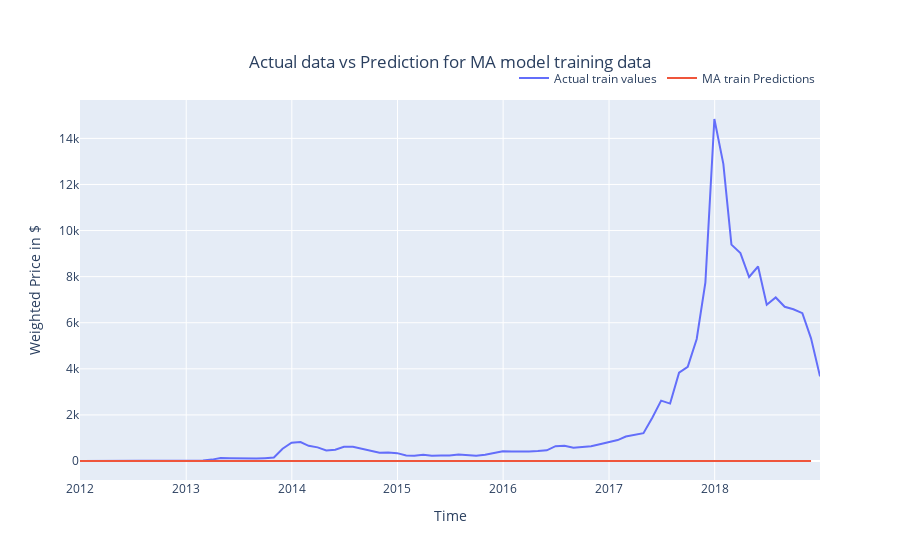

Notebook cell for this chart:
### Code cell
trace0 = go.Line(x=train.index, y=train.Weighted_Price, name='Actual train values');
trace1 = go.Line(x=train.index, y=invboxcox(MA_model.fittedvalues,lam), name='MA train Predictions');
layout = dict(title={'text': "Actual data vs Prediction for MA model training data\n",'y':0.9,'x':0.5,'xanchor': 'center','yanchor': 'top'},
              xaxis = dict(title = 'Time'),
              yaxis = dict(title = 'Weighted Price in $')
            );
data = [trace0,trace1]

fig = go.Figure(data = data, layout = layout);
fig.update_layout(legend=dict(
    orientation="h",
    yanchor="bottom",
    y=1.02,
    xanchor="right",
    x=1
))
fig.show();
